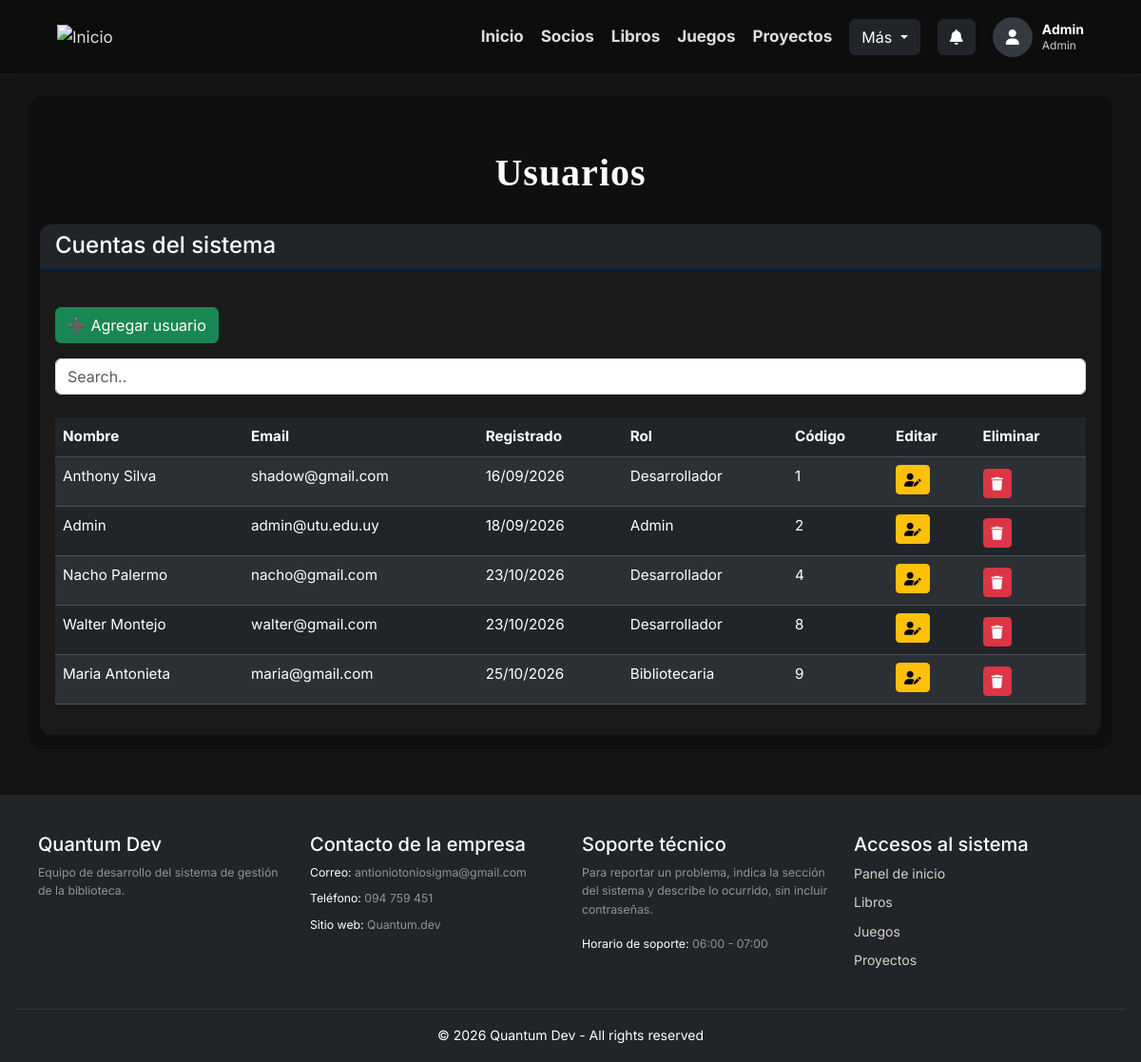
/index.php?accion=listarUsuarios (signed in), run on the app's committed database.
### tables this page shows
CREATE TABLE `usuarios` (
  `id` int(11) NOT NULL,
  `nombre` varchar(100) NOT NULL,
  `email` varchar(150) NOT NULL,
  `password` varchar(255) NOT NULL,
  `fecha_registro` timestamp NOT NULL DEFAULT current_timestamp(),
  `roles` varchar(20) DEFAULT NULL,
  `foto` varchar(255) DEFAULT NULL
);

### models/Usuario.php (called while the page is built, shortened)
<?php
class Usuario
{
    private ?int $id;
    private string $nombre;
    private string $email;
    private string $fecha_registro;
    private string $roles;
    private ?string $foto;
    public function __construct(
        string $nombre,
        string $email,
        string $password,
        string $fecha_registro = '',
        string $roles = '',
        ?int   $id = null,
        ?string $foto = null
    ) {
        $this->nombre           = $nombre;
        $this->email            = $email;
        $this->fecha_registro   = $fecha_registro;
        $this->roles            = $roles;
        $this->id               = $id;
        $this->foto             = $foto;
    }
    public function getId(): ?int
    {
        return $this->id;
    }
    public function getNombre(): string
    {
        return $this->nombre;
    }
    public function getEmail(): string
    {
        return $this->email;
    }
    public function getFechaRegistro(): string
    {
        return $this->fecha_registro;
    }
    public function getRoles(): string
    {
        return $this->roles;
    }
    public function getFoto(): ?string
    {
        return $this->foto;
    }
    private static function desdeFila(array $f): Usuario
    {
        return new Usuario(
            (string) $f['nombre'],
            (string) $f['email'],
            (string) $f['password'],
            (string) ($f['fecha_registro'] ?? ''),
            (string) ($f['roles'] ?? ''),
            isset($f['id']) ? (int) $f['id'] : null,
            $f['foto'] ?? null
        );
    }
    public static function buscarPorId(PDO $pdo, int $id): ?Usuario
    {
        $stmt = $pdo->prepare("SELECT * FROM usuarios WHERE id = ?");
        $stmt->execute([$id]);
        $f = $stmt->fetch(PDO::FETCH_ASSOC);
        return $f ? self::desdeFila($f) : null;
    }
    public static function listar(PDO $pdo): array
    {
        $stmt = $pdo->query("SELECT * FROM usuarios ORDER BY id");
        $usuarios = [];
        foreach ($stmt->fetchAll(PDO::FETCH_ASSOC) as $f) {
            $usuarios[] = self::desdeFila($f);
        }
        return $usuarios;
    }
}

### controllers/UsuarioController.php (called while the page is built, shortened)
<?php
function listarUsuarios() {
    global $pdo;
    $usuarios = Usuario::listar($pdo);
    require __DIR__ . '/../views/usuarios/verusuario.php';
}

### views/usuarios/verusuario.php (the view, shortened to what this page needs)
<?php require __DIR__ . '/../../includes/header.php'; ?>
<link rel="stylesheet" href="https://cdnjs.cloudflare.com/ajax/libs/font-awesome/6.4.0/css/all.min.css">
<h1 class="titulo mt-5"><b>Usuarios</b></h1>
<div class="card">
        <div class="card-header bg-dark text-white">
            <h4 class="mb-0">Cuentas del sistema</h4>
        </div>
        <br>
    <div class="card-body">
            <div class="mb-3">
        <a href="index.php?accion=formCrearUsuario" class="btn btn-success">
            ➕ Agregar usuario
        </a>
    </div>
        <input class="form-control" id="myInput" type="text" placeholder="Search..">
        <br>
        <div class="table-responsive">
                <table class="table table-striped table-dark">
                    <thead>
                        <tr>
                        <th scope="col">Nombre</th>
                        <th scope="col">Email</th>
                        <th scope="col">Registrado</th>
                        <th scope="col">Rol</th>
                        <th scope="col">Código</th>
                        <th scope="col">Editar</th>
                        <th scope="col">Eliminar</th>
                        </tr>
                    </thead>
                    <tbody id="myTable">
                        <?php foreach ($usuarios as $u): ?>
                            <tr>
                                <td><?= htmlspecialchars($u->getNombre()) ?></td>
                                <td><?= $u->getEmail() ?></td>
                                <td><?= $u->getFechaRegistro() !== '' ? date('d/m/Y', strtotime($u->getFechaRegistro())) : '-' ?></td>
                                <td><?= htmlspecialchars($u->getRoles()) ?></td>
                                <td><?= $u->getId() ?></td>
                                <td>
                                    <div class="d-flex gap-2">
                                        <a href="index.php?accion=formEditarUsuario&id=<?= $u->getId() ?>"
                                           class="btn btn-warning btn-sm">
                                            <i class="fa-solid fa-user-pen"></i>
                                        </a>
                                    </div>
                                </td>
                                <td>
                                    <div class="d-flex gap-2 mt-1">
                                        <a href="index.php?accion=eliminarUsuario&id=<?= $u->getId() ?>"
                                           class="btn btn-danger btn-sm"
                                           onclick="return confirm('¿Deseas eliminar este usuario?')">
                                            <i class="fa-solid fa-trash"></i>
                                        </a>
                                    </div>
                                </td>
                            </tr>
            <?php endforeach; ?>
                    </tbody>
                </table>
            </div>
        </div>
    </div>
</div>
<?php require __DIR__ . '/../../includes/footer.php'; ?>

### includes/perfilUsuario.php
<?php
require_once __DIR__ . '/../models/Usuario.php';
$perfilUsuario = Usuario::buscarPorId($pdo, (int) $_SESSION['usuario_id']);
$escPerfil = static fn($valor): string => htmlspecialchars((string) $valor, ENT_QUOTES, 'UTF-8');
?>
<?php if ($perfilUsuario): ?>
    <li class="perfil-usuario">
        <?php if ($perfilUsuario->getFoto()): ?>
            <img class="perfil-usuario-foto" src="uploads/usuarios/<?= $escPerfil($perfilUsuario->getFoto()) ?>" alt="Foto de <?= $escPerfil($perfilUsuario->getNombre()) ?>">
        <?php else: ?>
            <span class="perfil-usuario-foto perfil-usuario-avatar" aria-hidden="true"><i class="fa-solid fa-user"></i></span>
        <?php endif; ?>
        <span class="perfil-usuario-datos">
            <strong><?= $escPerfil($perfilUsuario->getNombre()) ?></strong>
            <small><?= $escPerfil($perfilUsuario->getRoles() ?: 'Sin rol asignado') ?></small>
        </span>
    </li>
<?php endif; ?>

### css/style.css (style rules this page uses)
:root { --color-bg: #141414; --color-accent:#012a58; --color-accent-dark:skyblue; --radius-lg: 16px; --radius-md: 12px; --radius-sm: 8px; }
* { box-sizing: border-box; }
body { background-color: var(--color-bg); color: #ffffff; font-family: 'Inter', Arial, Helvetica, sans-serif; margin: 0; line-height: 1.6; background-image: url("../img/vintage.jpg"); background-repeat: no-repeat; background-size: cover; background-position: center; background-attachment: fixed; padding-top: 50px; }
.titulo { text-align: center; margin-top: 20px; margin-bottom: 30px; font-family: 'fantasy', serif; font-weight: 800; letter-spacing: 1px; }
.card { border: none; border-radius: var(--radius-md); overflow: hidden; transition: transform 0.15s ease, box-shadow 0.15s ease; font-size: 0.95rem; background-color: #1b1a19; }
.card-header.bg-dark { border-bottom: 2px solid var(--color-accent); }
.perfil-usuario { display: flex; align-items: center; gap: 10px; }
.perfil-usuario-foto { width: 42px; height: 42px; border-radius: 50%; object-fit: cover; flex-shrink: 0; }
.perfil-usuario-avatar { display: flex; align-items: center; justify-content: center; background: #343a40; color: #fff; }
.perfil-usuario-datos { display: flex; flex-direction: column; line-height: 1.3; max-width: 180px; overflow-wrap: anywhere; }
.perfil-usuario-datos strong { font-size: 14px; color: #fff; }
.perfil-usuario-datos small { font-size: 12px; color: #c9c9c9; }

### css/responsive.css (style rules this page uses)
.table-responsive { max-width: 100%; overflow-x: auto; -webkit-overflow-scrolling: touch; }
.form-card, .card-body, .login-right { min-width: 0; }

### data on the page
usuarios: roles "Admin", email "admin@utu.edu.uy", fecha_registro "18/09/2026", id "2"
usuarios: nombre "Anthony Silva", email "shadow@gmail.com", fecha_registro "16/09/2026", roles "Desarrollador", id "1"
usuarios: nombre "Nacho Palermo", email "nacho@gmail.com", fecha_registro "23/10/2026", roles "Desarrollador", id "4"
usuarios: nombre "Walter Montejo", email "walter@gmail.com", fecha_registro "23/10/2026", roles "Desarrollador", id "8"
usuarios: nombre "Maria Antonieta", email "maria@gmail.com", fecha_registro "25/10/2026", roles "Bibliotecaria", id "9"
